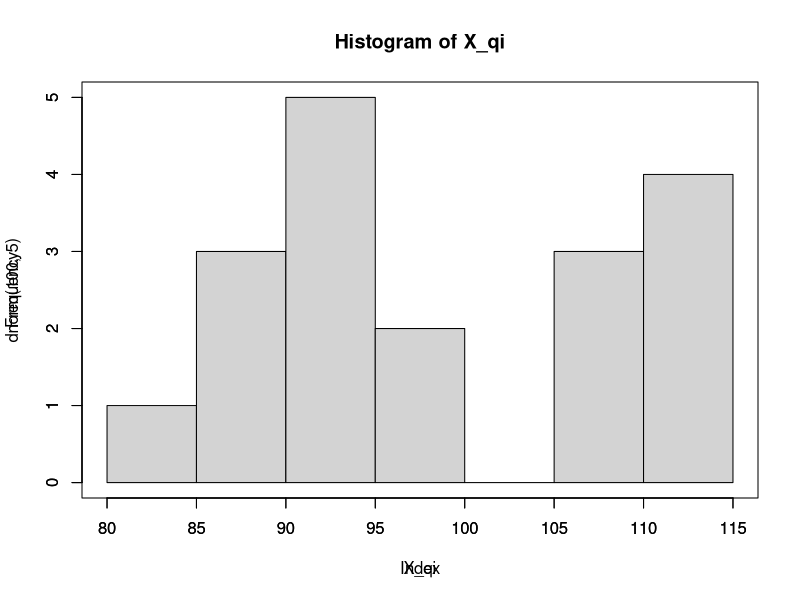

Reproduce this figure in R. (Note: this script raises an error after producing the figure.)
X_qi <- c(114,81,87,114,113,87,111,89,93,108,99,93,100,95,93,95,106,108)

hist(X_qi)
par(new=TRUE)
plot(dnorm(100,5),xlim=c(80,115),ylim=c(0,5))

ks.test(X_qi,'pnorm')

lillie.test(X_qi)

shapiro.test(X_qi)

jarque.bera.test(X_qi)
